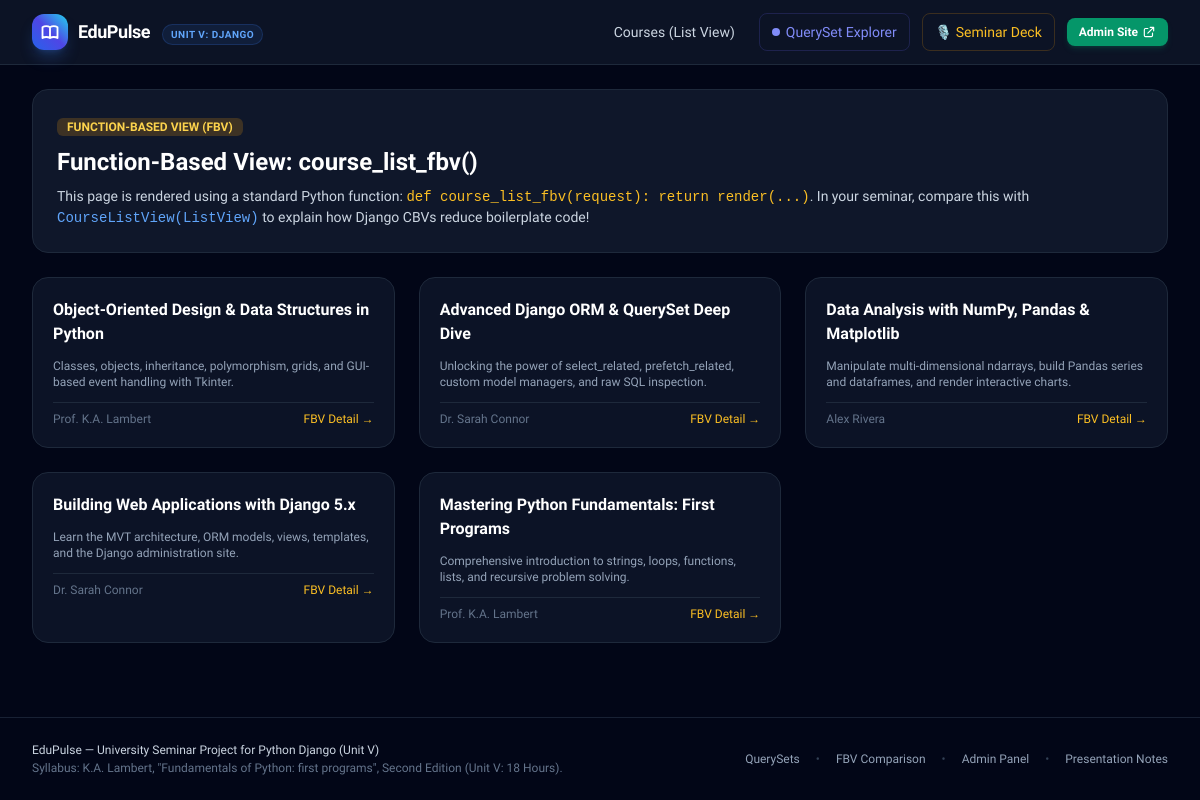
The page /fbv/list/ on the database its author committed.
### courses/models.py (models this page shows, shortened)
class Course(models.Model):
    STATUS_CHOICES = (
        ('draft', 'Draft'),
        ('published', 'Published'),
    )
    DIFFICULTY_CHOICES = (
        ('beginner', 'Beginner'),
        ('intermediate', 'Intermediate'),
        ('advanced', 'Advanced'),
    )
    title = models.CharField(max_length=200)
    slug = models.SlugField(max_length=220, unique=True)
    category = models.ForeignKey(Category, on_delete=models.CASCADE, related_name='courses')
    instructor = models.ForeignKey(Instructor, on_delete=models.CASCADE, related_name='courses')
    summary = models.CharField(max_length=300, help_text="Short card synopsis")
    content = models.TextField(help_text="Detailed syllabus and curriculum description")
    price = models.DecimalField(max_digits=6, decimal_places=2, default=0.00)
    difficulty = models.CharField(max_length=20, choices=DIFFICULTY_CHOICES, default='beginner')
    status = models.CharField(max_length=20, choices=STATUS_CHOICES, default='published')
    views_count = models.PositiveIntegerField(default=0)
    created_at = models.DateTimeField(auto_now_add=True)
    updated_at = models.DateTimeField(auto_now=True)
    objects = models.Manager()               # The default manager: Course.objects.all()
    published = PublishedCourseManager()     # Custom Manager: Course.published.all()
    class Meta:
        ordering = ['-created_at']
        indexes = [
            models.Index(fields=['status', '-created_at']),
            models.Index(fields=['category', 'status']),
        ]

class Instructor(models.Model):
    name = models.CharField(max_length=120)
    email = models.EmailField(unique=True)
    title = models.CharField(max_length=150, help_text="e.g. Senior Python Specialist")
    bio = models.TextField()
    class Meta:
        ordering = ['name']

### courses/views.py (the view)
# urls.py: path('fbv/list/', course_list_fbv, name='course_list_fbv'),
def course_list_fbv(request):
    courses = Course.published.all().select_related('category', 'instructor')
    categories = Category.objects.all()
    return render(request, 'courses/course_list_fbv.html', {
        'courses': courses,
        'categories': categories,
        'view_type': 'Function-Based View (FBV)'
    })

### courses/managers.py (called while the page is built)
    def get_queryset(self):
        return PublishedCourseQuerySet(self.model, using=self._db).filter(status='published').order_by('-created_at')

### templates/courses/course_list_fbv.html (shortened to what this page needs)
{% extends 'base.html' %}
{% block content %}
<div class="space-y-6">
    <div class="p-6 rounded-2xl bg-slate-900 border border-slate-800 space-y-2">
        <span class="px-2.5 py-0.5 rounded-md bg-amber-500/20 text-amber-300 text-xs font-semibold uppercase">
            {{ view_type }}
        </span>
        <h1 class="text-2xl font-bold text-white">Function-Based View: course_list_fbv()</h1>
        <p class="text-sm text-slate-300">
            This page is rendered using a standard Python function: <code class="text-amber-400 font-mono">def course_list_fbv(request): return render(...)</code>. In your seminar, compare this with <code class="text-blue-400 font-mono">CourseListView(ListView)</code> to explain how Django CBVs reduce boilerplate code!
        </p>
    </div>
    <div class="grid grid-cols-1 md:grid-cols-2 lg:grid-cols-3 gap-6">
        {% for course in courses %}
        <div class="p-5 rounded-2xl bg-slate-900/80 border border-slate-800 space-y-3">
            <h3 class="text-base font-bold text-white">
                <a href="{% url 'courses:course_detail_fbv' slug=course.slug %}" class="hover:text-amber-400">
                    {{ course.title }}
                </a>
            </h3>
            <p class="text-xs text-slate-400">{{ course.summary }}</p>
            <div class="flex items-center justify-between text-xs pt-2 border-t border-slate-800">
                <span class="text-slate-500">{{ course.instructor.name }}</span>
                <a href="{% url 'courses:course_detail_fbv' slug=course.slug %}" class="text-amber-400 font-medium">FBV Detail &rarr;</a>
            </div>
        </div>
        {% endfor %}
    </div>
</div>
{% endblock %}

### templates/base.html (style rules this page uses)
body { font-family: 'Plus Jakarta Sans', sans-serif; }
code, pre, .font-mono { font-family: 'Fira Code', monospace; }

### rows shown on the page
Course: title "Object-Oriented Design & Data Structures in Python", summary "Classes, objects, inheritance, polymorphism, grids, and GUI-based event handling with Tkinter.", instructor.name "Prof. K.A. Lambert"
Course: title "Advanced Django ORM & QuerySet Deep Dive", summary "Unlocking the power of select_related, prefetch_related, custom model managers, and raw SQL inspection.", instructor.name "Dr. Sarah Connor"
Course: title "Data Analysis with NumPy, Pandas & Matplotlib", summary "Manipulate multi-dimensional ndarrays, build Pandas series and dataframes, and render interactive charts.", instructor.name "Alex Rivera"
Course: title "Building Web Applications with Django 5.x", summary "Learn the MVT architecture, ORM models, views, templates, and the Django administration site.", instructor.name "Dr. Sarah Connor"
Course: title "Mastering Python Fundamentals: First Programs", summary "Comprehensive introduction to strings, loops, functions, lists, and recursive problem solving.", instructor.name "Prof. K.A. Lambert"

### other values the page prints
{{ view_type }} "FUNCTION-BASED VIEW (FBV)"
